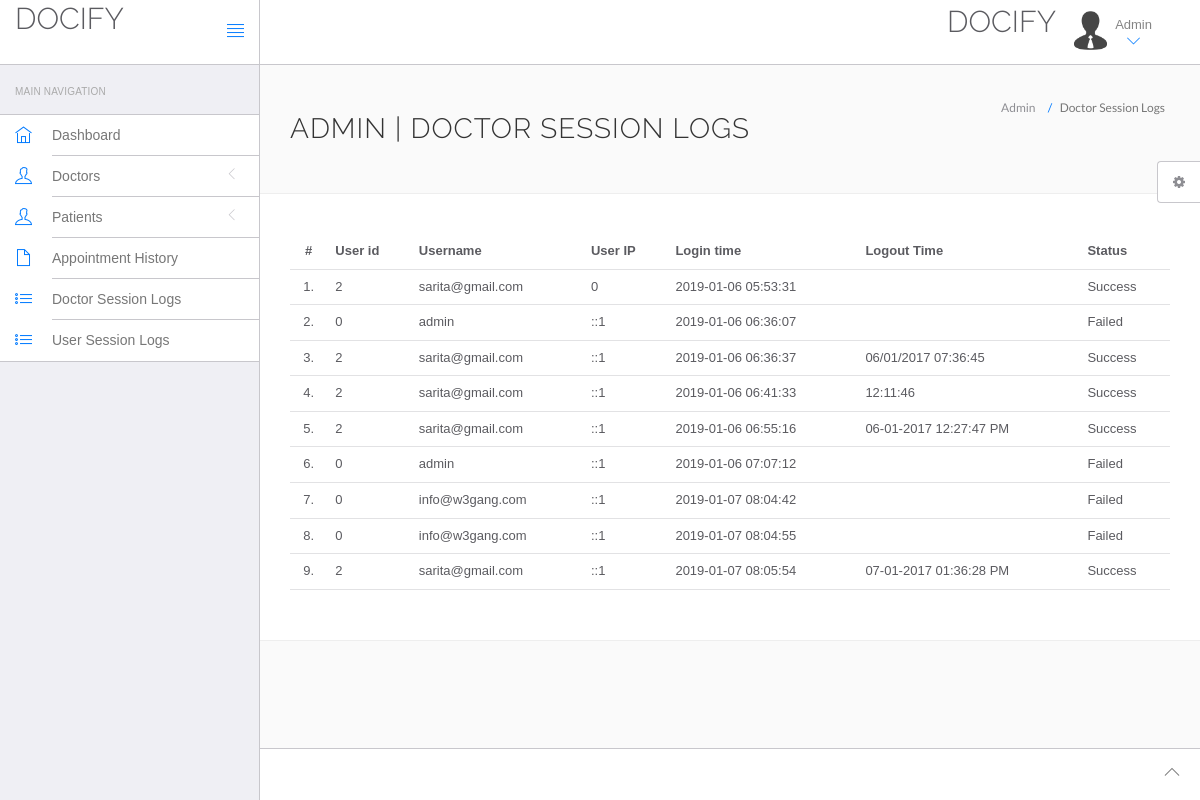
The page /hms/admin/doctor-logs.php (signed in) on the database its author committed.
### tables this page shows
CREATE TABLE IF NOT EXISTS `doctorslog` (
  `id` int(11) NOT NULL,
  `uid` int(11) NOT NULL,
  `username` varchar(255) NOT NULL,
  `userip` binary(16) NOT NULL,
  `loginTime` timestamp NOT NULL DEFAULT CURRENT_TIMESTAMP,
  `logout` varchar(255) NOT NULL,
  `status` int(11) NOT NULL
);

### hms/admin/doctor-logs.php (the view, shortened to what this page needs)
<!DOCTYPE html>
<html lang="en">
	<head>
		<link rel="stylesheet" href="vendor/bootstrap/css/bootstrap.min.css">
		<link rel="stylesheet" href="vendor/fontawesome/css/font-awesome.min.css">
		<link rel="stylesheet" href="vendor/themify-icons/themify-icons.min.css">
		<link href="vendor/animate.css/animate.min.css" rel="stylesheet" media="screen">
		<link href="vendor/perfect-scrollbar/perfect-scrollbar.min.css" rel="stylesheet" media="screen">
		<link href="vendor/switchery/switchery.min.css" rel="stylesheet" media="screen">
		<link href="vendor/bootstrap-touchspin/jquery.bootstrap-touchspin.min.css" rel="stylesheet" media="screen">
		<link href="vendor/select2/select2.min.css" rel="stylesheet" media="screen">
		<link href="vendor/bootstrap-datepicker/bootstrap-datepicker3.standalone.min.css" rel="stylesheet" media="screen">
		<link href="vendor/bootstrap-timepicker/bootstrap-timepicker.min.css" rel="stylesheet" media="screen">
		<link rel="stylesheet" href="assets/css/styles.css">
		<link rel="stylesheet" href="assets/css/plugins.css">
		<link rel="stylesheet" href="assets/css/themes/theme-1.css" id="skin_color" />
	</head>
	<body>
		<div id="app">
<?php include('include/sidebar.php');?>
			<div class="app-content">
					<?php include('include/header.php');?>
				<div class="main-content" >
					<div class="wrap-content container" id="container">
						<section id="page-title">
							<div class="row">
								<div class="col-sm-8">
									<h1 class="mainTitle">Admin  | Doctor Session Logs</h1>
																	</div>
								<ol class="breadcrumb">
									<li>
										<span>Admin </span>
									</li>
									<li class="active">
										<span>Doctor Session Logs</span>
									</li>
								</ol>
							</div>
						</section>
						<div class="container-fluid container-fullw bg-white">
									<div class="row">
								<div class="col-md-12">
									<table class="table table-hover" id="sample-table-1">
										<thead>
											<tr>
												<th class="center">#</th>
												<th class="hidden-xs">User id</th>
												<th>Username</th>
												<th>User IP</th>
												<th>Login time</th>
												<th>Logout Time </th>
												<th> Status </th>
											</tr>
										</thead>
										<tbody>
<?php
$sql=mysql_query("select * from doctorslog ");
$cnt=1;
while($row=mysql_fetch_array($sql))
{
?>
											<tr>
												<td class="center"><?php echo $cnt;?>.</td>
												<td class="hidden-xs"><?php echo $row['uid'];?></td>
												<td class="hidden-xs"><?php echo $row['username'];?></td>
												<td><?php echo $row['userip'];?></td>
												<td><?php echo $row['loginTime'];?></td>
												<td><?php echo $row['logout'];?>
												</td>
												<td>
<?php if($row['status']==1)
{
	echo "Success";
}
else
{
	echo "Failed";
}?>
</td>
											</tr>
											<?php
$cnt=$cnt+1;
											 }?>
										</tbody>
									</table>
								</div>
							</div>
								</div>
					</div>
				</div>
			</div>
	<?php include('include/footer.php');?>
	<?php include('include/setting.php');?>
		</div>
	</body>
</html>

### hms/admin/assets/css/themes/theme-1.css (style rules this page uses)
body { background: #FAFAFA; }

### rows shown on the page
doctorslog: uid "2", username "sarita@gmail.com", userip "0", loginTime "2019-01-06 05:53:31", status "Success"
doctorslog: uid "0", username "admin", userip "::1", loginTime "2019-01-06 06:36:07", status "Failed"
doctorslog: uid "2", username "sarita@gmail.com", userip "::1", loginTime "2019-01-06 06:36:37", logout "06/01/2017 07:36:45", status "Success"
doctorslog: uid "2", username "sarita@gmail.com", userip "::1", loginTime "2019-01-06 06:41:33", logout "12:11:46", status "Success"
doctorslog: uid "2", username "sarita@gmail.com", userip "::1", loginTime "2019-01-06 06:55:16", logout "06-01-2017 12:27:47 PM", status "Success"
doctorslog: uid "0", username "admin", userip "::1", loginTime "2019-01-06 07:07:12", status "Failed"
doctorslog: uid "0", username "info@w3gang.com", userip "::1", loginTime "2019-01-07 08:04:42", status "Failed"
doctorslog: uid "0", username "info@w3gang.com", userip "::1", loginTime "2019-01-07 08:04:55", status "Failed"
doctorslog: uid "2", username "sarita@gmail.com", userip "::1", loginTime "2019-01-07 08:05:54", logout "07-01-2017 01:36:28 PM", status "Success"
